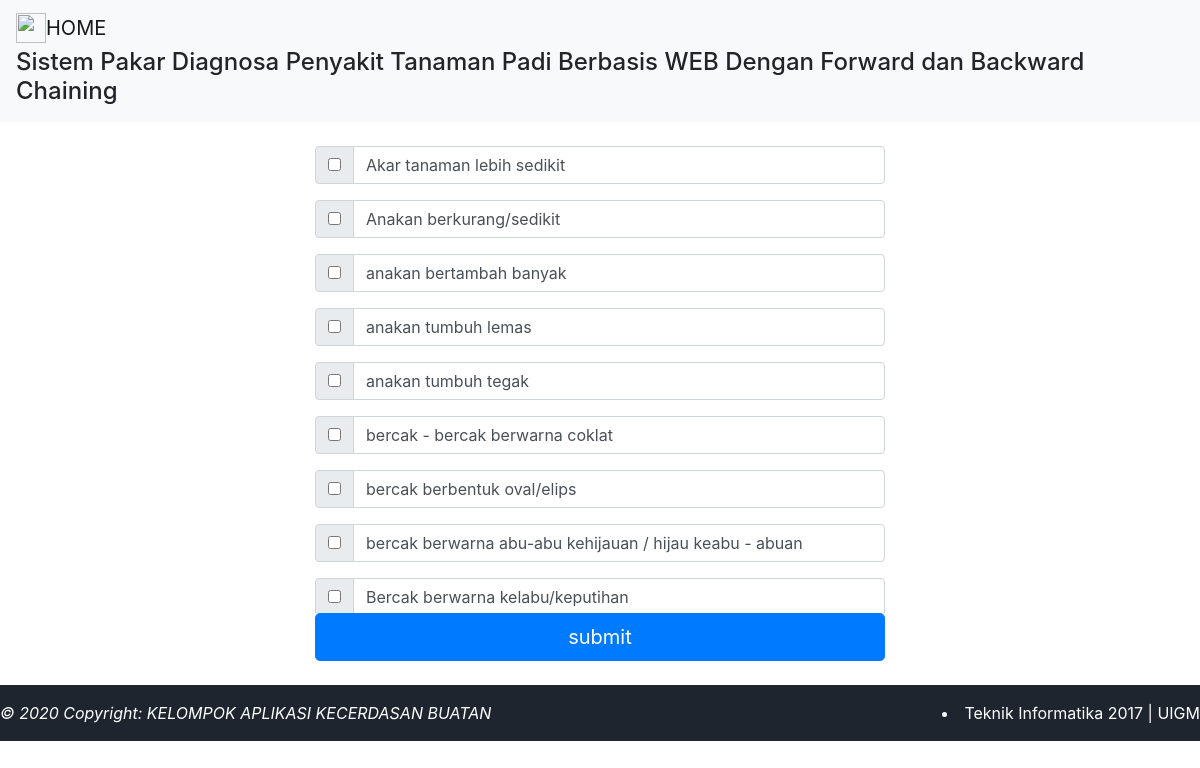
The page / on the database its author committed.
### tables this page shows
CREATE TABLE `tb_gejala` (
  `id` int(5) NOT NULL,
  `kode` varchar(5) NOT NULL,
  `gejala` varchar(200) NOT NULL
);

### pil_gejala.php (the view)
<?php include 'koneksi.php';?>
<center>
<form class="col-6" method="POST" action="proses.php">
<div style="overflow: scroll; height: 467px;">
<?php
	$qry="select * from tb_gejala";
	$data=mysqli_query($kon,$qry);
	while ($d=mysqli_fetch_array($data)) {
	?>
	<div class="input-group mb-3">
  		<div class="input-group-prepend">
		    <div class="input-group-text">
    		    <input type="checkbox" aria-label="Checkbox for following text input" value="<?=$d['kode']?>" name="<?=$d['id']?>">
    		</div>
  		</div>
			<input type="text" class="form-control" aria-label="Text input with checkbox" value="<?=$d['gejala']?>">
	</div>
    <?php
	}
	?>
</div>
	<input type="submit" class="btn btn-primary btn-lg btn-block" name="submit" value="submit">
</form>
</center>

### header.php (shortened to what this page needs)
<!DOCTYPE html>
<html lang="en" dir="ltr">
  <head>
    <link rel="stylesheet" href="bootstrap.min.css">
  </head>
  <body>
    <nav class="navbar navbar-light bg-light">
      <a class="navbar-brand" href="index.php">
        <img src="home.svg" width="30" height="30" class="d-inline-block align-top" alt="">HOME
      </a>
      <h4>Sistem Pakar Diagnosa Penyakit Tanaman Padi Berbasis WEB Dengan Forward dan Backward Chaining</h4>
    </nav>

### index.php
<?php
include 'header.php';
?>
<br>
<?php
include 'pil_gejala.php';
include 'footer.php';
 ?>

### footer.php
<br>
<div class="jombotron" >
	<footer class="bottom" style="background: #1e252f;color: #fff;">
    	<div class="footer-copyright py-3">
        	<span>
            	<a>
              		<em>&copy; 2020 Copyright: KELOMPOK APLIKASI KECERDASAN BUATAN</em>
            	</a>
          	</span>
          	<li class="footer-copyright py-0" style="float:right">Teknik Informatika 2017 | UIGM</a>
                    </li>
		</div>
  	</footer>
</div>
</body>
</html>

### rows shown on the page
tb_gejala: gejala "Akar tanaman lebih sedikit"
tb_gejala: gejala "Anakan berkurang/sedikit"
tb_gejala: gejala "anakan bertambah banyak"
tb_gejala: gejala "anakan tumbuh lemas"
tb_gejala: gejala "anakan tumbuh tegak"
tb_gejala: gejala "bercak - bercak berwarna coklat"
tb_gejala: gejala "bercak berbentuk oval/elips"
tb_gejala: gejala "bercak berwarna abu-abu kehijauan / hijau keabu - abuan"
tb_gejala: gejala "Bercak berwarna kelabu/keputihan"
